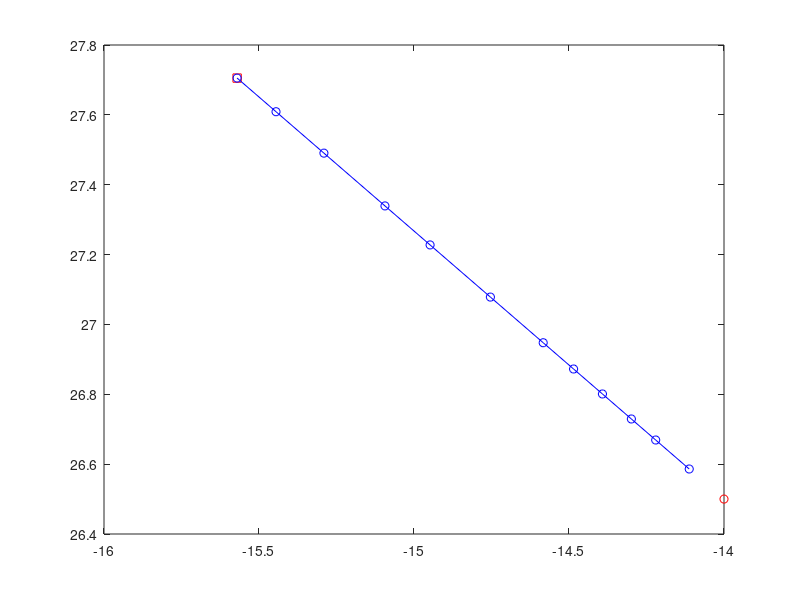

This chart was generated by the following MATLAB code:

%linspace(x,x0,10)

%Calculos en longitud
x= -12.4678; y=28.5227;
x0=-13.7051;y0=28.8024;
m=(y-y0)/(x-x0);
x0=-13.8933;y0=28.2256;

xf=[-13.0563 -13.1629 -13.2695 -13.3752 -13.4690 -13.5822 -13.6735 -13.7674 -13.8349 -13.8933];
yf=xf.*m-x0*m+y0;
for ii=1:length(yf)
       fprintf('%03d       ,%7.4f,   %7.4f,1\n ',24+ii,xf(ii),yf(ii))
end

%Calculos en latitud
x0=-14.0000;y0=26.5000;
x= -15.5706; y=27.7053;

m=(y-y0)/(x-x0);



yf=[ 27.7053 27.6090 27.4904 27.3393 27.2276 27.0783 26.9476 26.8724 26.8009 26.7293 26.6691 26.5861];
yf=fliplr(yf)
xf=x0+(yf-y0)/m;

for ii=1:length(yf)
       fprintf('%03d       ,%7.4f,   %7.4f,1\n ',52+ii,xf(ii),yf(ii))
end

plot(x,y,'sr');hold on
plot(x0,y0,'or');
plot(xf,yf,'ob-');

